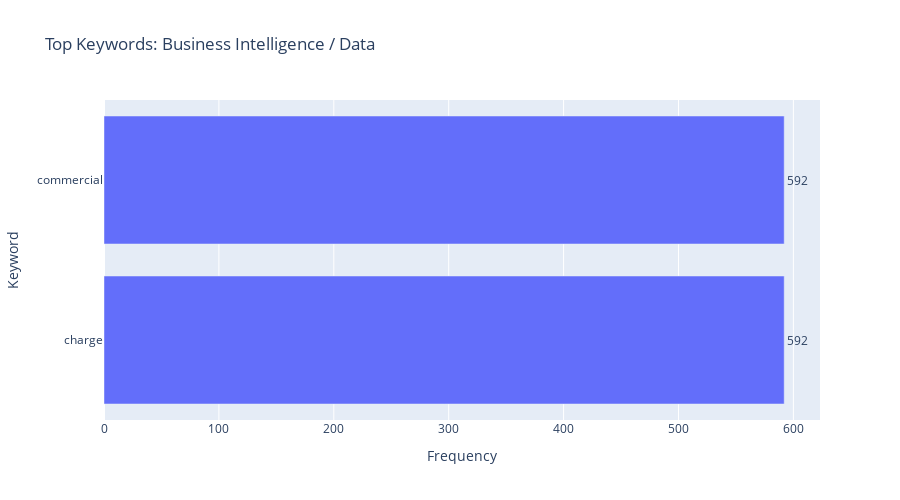

The notebook cell saved with this chart:
### Code cell
# Visualize keywords for a specific cluster
cluster_to_visualize = 0  # Change this to explore different clusters

fig = plot_cluster_keywords(df, cluster_to_visualize, top_n=15)
fig.show()

### Figure 1 — Plotly figure (JSON) as saved in the notebook; plotly's stock layout.template omitted (floating-point values rounded to 4 significant figures)
{"data": [{"hovertemplate": "Frequency=%{text}<br>Keyword=%{y}<extra></extra>", "legendgroup": "", "marker": {"color": "#636efa", "pattern": {"shape": ""}}, "name": "", "orientation": "h", "showlegend": false, "text": [592.0, 592.0], "textposition": "outside", "texttemplate": "%{text}", "type": "bar", "x": [592, 592], "xaxis": "x", "y": ["charge", "commercial"], "yaxis": "y"}], "layout": {"barmode": "relative", "height": 500, "legend": {"tracegroupgap": 0}, "title": {"text": "Top Keywords: Business Intelligence / Data"}, "xaxis": {"anchor": "y", "domain": [0, 1], "title": {"text": "Frequency"}}, "yaxis": {"anchor": "x", "categoryorder": "total ascending", "domain": [0, 1], "title": {"text": "Keyword"}}}}
